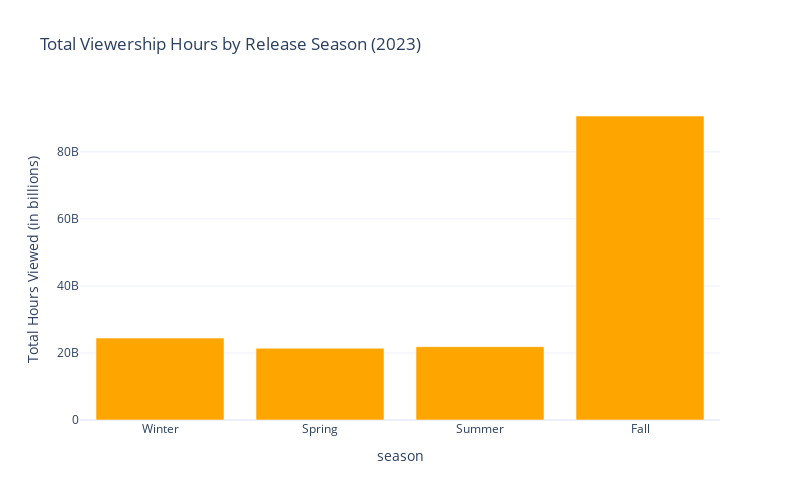

Notebook code cell kept with this figure:
### Code cell
def get_season(month):
    if month in [12, 1, 2]:
        return 'Winter'
    elif month in [3, 4, 5]:
        return 'Spring'
    elif month in [6, 7, 8]:
        return 'Summer'
    else:
        return 'Fall'
    
season_order = ['Winter', 'Spring', 'Summer','Fall']

df['Release season'] = df['Release Month'].apply(get_season)

season_viewership = df.groupby('Release season')['Hours Viewed'].sum()

season_viewership = season_viewership.reindex(
    ['Winter', 'Spring', 'Summer','Fall']
)

fig = go.Figure(data=[
    go.Bar(
        x=season_viewership.index,
        y=season_viewership.values,
        marker_color = 'orange'
    )
])

fig.update_layout(
    title = 'Total Viewership Hours by Release Season (2023)',
    xaxis_title = 'season',
    yaxis_title = 'Total Hours Viewed (in billions)',
    xaxis_tickangle = 0,
    xaxis=dict(
        categoryorder = 'array',
        categoryarray = season_order
    ),
    height = 500,
    width = 800,
)
fig.show()

### Figure 1 — Plotly figure (JSON) as saved in the notebook; plotly's stock layout.template omitted (floating-point values rounded to 4 significant figures)
{"data": [{"marker": {"color": "orange"}, "type": "bar", "x": ["Winter", "Spring", "Summer", "Fall"], "y": [24431100000, 21397400000, 21864600000, 90708800000]}], "layout": {"height": 500, "title": {"text": "Total Viewership Hours by Release Season (2023)"}, "width": 800, "xaxis": {"categoryarray": ["Winter", "Spring", "Summer", "Fall"], "categoryorder": "array", "tickangle": 0, "title": {"text": "season"}}, "yaxis": {"title": {"text": "Total Hours Viewed (in billions)"}}}}
